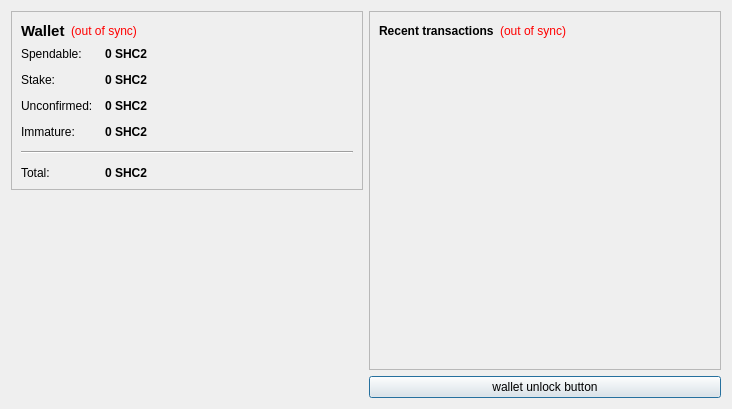
<?xml version="1.0" encoding="UTF-8"?>
<ui version="4.0">
 <class>OverviewPage</class>
 <widget class="QWidget" name="OverviewPage">
  <property name="geometry">
   <rect>
    <x>0</x>
    <y>0</y>
    <width>732</width>
    <height>409</height>
   </rect>
  </property>
  <property name="windowTitle">
   <string>Form</string>
  </property>
  <layout class="QHBoxLayout" name="horizontalLayout" stretch="0,0">
   <item>
    <layout class="QVBoxLayout" name="verticalLayout_2">
     <item>
      <widget class="QFrame" name="frame">
       <property name="frameShape">
        <enum>QFrame::StyledPanel</enum>
       </property>
       <property name="frameShadow">
        <enum>QFrame::Raised</enum>
       </property>
       <layout class="QVBoxLayout" name="verticalLayout_4">
        <item>
         <layout class="QHBoxLayout" name="horizontalLayout_4">
          <item>
           <widget class="QLabel" name="label_5">
            <property name="font">
             <font>
              <pointsize>11</pointsize>
              <weight>75</weight>
              <bold>true</bold>
             </font>
            </property>
            <property name="text">
             <string>Wallet</string>
            </property>
           </widget>
          </item>
          <item>
           <widget class="QLabel" name="labelWalletStatus">
            <property name="toolTip">
             <string>The displayed information may be out of date. Your wallet automatically synchronizes with the SherlockCoinV2 network after a connection is established, but this process has not completed yet.</string>
            </property>
            <property name="styleSheet">
             <string notr="true">QLabel { color: red; }</string>
            </property>
            <property name="text">
             <string notr="true">(out of sync)</string>
            </property>
            <property name="alignment">
             <set>Qt::AlignLeading|Qt::AlignLeft|Qt::AlignVCenter</set>
            </property>
           </widget>
          </item>
          <item>
           <spacer name="horizontalSpacer_2">
            <property name="orientation">
             <enum>Qt::Horizontal</enum>
            </property>
            <property name="sizeHint" stdset="0">
             <size>
              <width>40</width>
              <height>20</height>
             </size>
            </property>
           </spacer>
          </item>
         </layout>
        </item>
        <item>
         <layout class="QFormLayout" name="formLayout_2">
          <property name="fieldGrowthPolicy">
           <enum>QFormLayout::AllNonFixedFieldsGrow</enum>
          </property>
          <property name="horizontalSpacing">
           <number>12</number>
          </property>
          <property name="verticalSpacing">
           <number>12</number>
          </property>
          <item row="0" column="0">
           <widget class="QLabel" name="label">
            <property name="text">
             <string>Spendable:</string>
            </property>
           </widget>
          </item>
          <item row="0" column="1">
           <widget class="QLabel" name="labelBalance">
            <property name="font">
             <font>
              <weight>75</weight>
              <bold>true</bold>
             </font>
            </property>
            <property name="cursor">
             <cursorShape>IBeamCursor</cursorShape>
            </property>
            <property name="toolTip">
             <string>Your current spendable balance</string>
            </property>
            <property name="text">
             <string notr="true">0 SHC2</string>
            </property>
            <property name="textInteractionFlags">
             <set>Qt::LinksAccessibleByMouse|Qt::TextSelectableByKeyboard|Qt::TextSelectableByMouse</set>
            </property>
           </widget>
          </item>
          <item row="1" column="0">
           <widget class="QLabel" name="label_6">
            <property name="text">
             <string>Stake:</string>
            </property>
           </widget>
          </item>
          <item row="1" column="1">
           <widget class="QLabel" name="labelStake">
            <property name="font">
             <font>
              <weight>75</weight>
              <bold>true</bold>
             </font>
            </property>
            <property name="cursor">
             <cursorShape>IBeamCursor</cursorShape>
            </property>
            <property name="toolTip">
             <string>Total of coins that was staked, and do not yet count toward the current balance</string>
            </property>
            <property name="text">
             <string notr="true">0 SHC2</string>
            </property>
            <property name="textInteractionFlags">
             <set>Qt::LinksAccessibleByMouse|Qt::TextSelectableByKeyboard|Qt::TextSelectableByMouse</set>
            </property>
           </widget>
          </item>
          <item row="2" column="0">
           <widget class="QLabel" name="label_3">
            <property name="text">
             <string>Unconfirmed:</string>
            </property>
           </widget>
          </item>
          <item row="2" column="1">
           <widget class="QLabel" name="labelUnconfirmed">
            <property name="font">
             <font>
              <weight>75</weight>
              <bold>true</bold>
             </font>
            </property>
            <property name="cursor">
             <cursorShape>IBeamCursor</cursorShape>
            </property>
            <property name="toolTip">
             <string>Total of transactions that have yet to be confirmed, and do not yet count toward the current balance</string>
            </property>
            <property name="text">
             <string notr="true">0 SHC2</string>
            </property>
            <property name="textInteractionFlags">
             <set>Qt::LinksAccessibleByMouse|Qt::TextSelectableByKeyboard|Qt::TextSelectableByMouse</set>
            </property>
           </widget>
          </item>
          <item row="3" column="0">
           <widget class="QLabel" name="labelImmatureText">
            <property name="text">
             <string>Immature:</string>
            </property>
           </widget>
          </item>
          <item row="3" column="1">
           <widget class="QLabel" name="labelImmature">
            <property name="font">
             <font>
              <weight>75</weight>
              <bold>true</bold>
             </font>
            </property>
            <property name="toolTip">
             <string>Mined balance that has not yet matured</string>
            </property>
            <property name="text">
             <string notr="true">0 SHC2</string>
            </property>
            <property name="textInteractionFlags">
             <set>Qt::LinksAccessibleByMouse|Qt::TextSelectableByKeyboard|Qt::TextSelectableByMouse</set>
            </property>
           </widget>
          </item>
          <item row="4" column="0" colspan="2">
           <widget class="Line" name="line">
            <property name="orientation">
             <enum>Qt::Horizontal</enum>
            </property>
           </widget>
          </item>
          <item row="5" column="0">
           <widget class="QLabel" name="labelTotalText">
            <property name="text">
             <string>Total:</string>
            </property>
           </widget>
          </item>
          <item row="5" column="1">
           <widget class="QLabel" name="labelTotal">
            <property name="font">
             <font>
              <weight>75</weight>
              <bold>true</bold>
             </font>
            </property>
            <property name="cursor">
             <cursorShape>IBeamCursor</cursorShape>
            </property>
            <property name="toolTip">
             <string>Your current total balance</string>
            </property>
            <property name="text">
             <string notr="true">0 SHC2</string>
            </property>
            <property name="textInteractionFlags">
             <set>Qt::LinksAccessibleByMouse|Qt::TextSelectableByKeyboard|Qt::TextSelectableByMouse</set>
            </property>
           </widget>
          </item>
         </layout>
        </item>
       </layout>
      </widget>
     </item>
     <item>
      <spacer name="verticalSpacer_4">
       <property name="orientation">
        <enum>Qt::Vertical</enum>
       </property>
       <property name="sizeHint" stdset="0">
        <size>
         <width>20</width>
         <height>40</height>
        </size>
       </property>
      </spacer>
     </item>
     <item>
      <widget class="QLabel" name="label_2">
       <property name="text">
        <string/>
       </property>
       <property name="pixmap">
        <pixmap resource="../bitcoin.qrc">:/images/Wallet_Logo</pixmap>
       </property>
       <property name="alignment">
        <set>Qt::AlignCenter</set>
       </property>
      </widget>
     </item>
     <item>
      <spacer name="verticalSpacer">
       <property name="orientation">
        <enum>Qt::Vertical</enum>
       </property>
       <property name="sizeHint" stdset="0">
        <size>
         <width>20</width>
         <height>40</height>
        </size>
       </property>
      </spacer>
     </item>
    </layout>
   </item>
   <item>
    <layout class="QVBoxLayout" name="verticalLayout_3">
     <item>
      <widget class="QFrame" name="frame_2">
       <property name="frameShape">
        <enum>QFrame::StyledPanel</enum>
       </property>
       <property name="frameShadow">
        <enum>QFrame::Raised</enum>
       </property>
       <layout class="QVBoxLayout" name="verticalLayout">
        <item>
         <layout class="QHBoxLayout" name="horizontalLayout_2">
          <item>
           <widget class="QLabel" name="label_4">
            <property name="text">
             <string>&lt;b&gt;Recent transactions&lt;/b&gt;</string>
            </property>
           </widget>
          </item>
          <item>
           <widget class="QLabel" name="labelTransactionsStatus">
            <property name="toolTip">
             <string>The displayed information may be out of date. Your wallet automatically synchronizes with the SherlockCoinV2 network after a connection is established, but this process has not completed yet.</string>
            </property>
            <property name="styleSheet">
             <string notr="true">QLabel { color: red; }</string>
            </property>
            <property name="text">
             <string notr="true">(out of sync)</string>
            </property>
            <property name="alignment">
             <set>Qt::AlignRight|Qt::AlignTrailing|Qt::AlignVCenter</set>
            </property>
           </widget>
          </item>
          <item>
           <spacer name="horizontalSpacer">
            <property name="orientation">
             <enum>Qt::Horizontal</enum>
            </property>
            <property name="sizeHint" stdset="0">
             <size>
              <width>40</width>
              <height>20</height>
             </size>
            </property>
           </spacer>
          </item>
         </layout>
        </item>
        <item>
         <widget class="QListView" name="listTransactions">
          <property name="styleSheet">
           <string notr="true">QListView { background: transparent; }</string>
          </property>
          <property name="frameShape">
           <enum>QFrame::NoFrame</enum>
          </property>
          <property name="verticalScrollBarPolicy">
           <enum>Qt::ScrollBarAlwaysOff</enum>
          </property>
          <property name="horizontalScrollBarPolicy">
           <enum>Qt::ScrollBarAlwaysOff</enum>
          </property>
          <property name="selectionMode">
           <enum>QAbstractItemView::NoSelection</enum>
          </property>
         </widget>
        </item>
        <item>
         <widget class="QLabel" name="label_7">
          <property name="layoutDirection">
           <enum>Qt::RightToLeft</enum>
          </property>
          <property name="text">
           <string/>
          </property>
          <property name="pixmap">
           <pixmap resource="../bitcoin.qrc">:/images/Walet_Logo2</pixmap>
          </property>
         </widget>
        </item>
       </layout>
      </widget>
     </item>
     <item>
      <widget class="QPushButton" name="unlockWalletButton">
       <property name="sizePolicy">
        <sizepolicy hsizetype="Minimum" vsizetype="Fixed">
         <horstretch>0</horstretch>
         <verstretch>0</verstretch>
        </sizepolicy>
       </property>
       <property name="maximumSize">
        <size>
         <width>16777214</width>
         <height>16777214</height>
        </size>
       </property>
       <property name="toolTip">
        <string/>
       </property>
       <property name="text">
        <string>wallet unlock button</string>
       </property>
       <property name="checkable">
        <bool>false</bool>
       </property>
       <property name="autoDefault">
        <bool>false</bool>
       </property>
       <property name="default">
        <bool>true</bool>
       </property>
       <property name="flat">
        <bool>false</bool>
       </property>
      </widget>
     </item>
    </layout>
   </item>
  </layout>
 </widget>
 <resources>
  <include location="../bitcoin.qrc"/>
 </resources>
 <connections/>
</ui>
